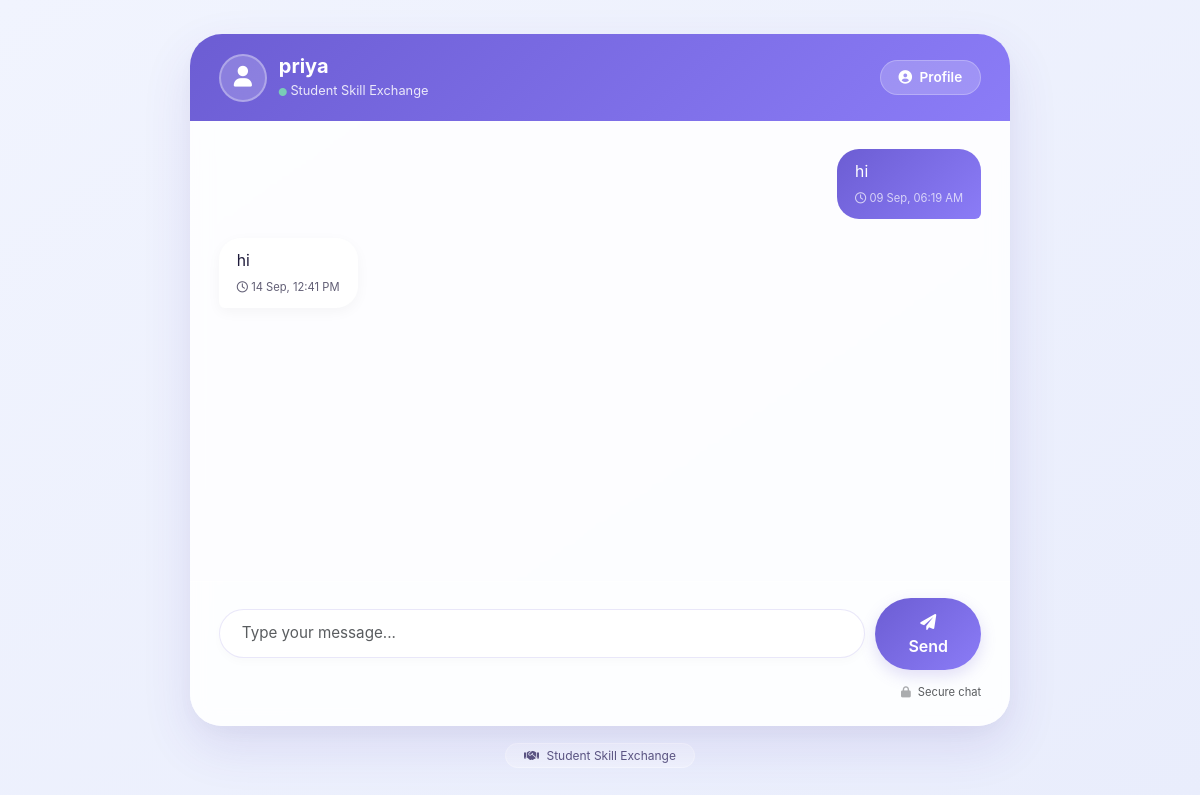
Screenshot of /messages/3/ (signed in) with the database file from the repository.
### exchange/models.py (models this page shows)
class StudentProfile(models.Model):
    user = models.OneToOneField(User, on_delete=models.CASCADE)
    phone = models.CharField(max_length=15, blank=True)
    bio = models.TextField(blank=True)
    education = models.CharField(max_length=200, blank=True)
    location = models.CharField(max_length=100, blank=True)
    profile_picture = models.ImageField(
        upload_to='profile_pictures/',
        blank=True,
        null=True
    )

class Message(models.Model):
    sender = models.ForeignKey(
        StudentProfile,
        on_delete=models.CASCADE,
        related_name='sent_messages'
    )
    receiver = models.ForeignKey(
        StudentProfile,
        on_delete=models.CASCADE,
        related_name='received_messages'
    )
    content = models.TextField()
    created_at = models.DateTimeField(
        auto_now_add=True
    )
    is_read = models.BooleanField(
        default=False
    )

### exchange/views.py (the view)
# urls.py: path( 'messages/<int:student_id>/', views.messages_view, name='messages' ),
def messages_view(request, student_id):
    if not request.user.is_authenticated:
        return redirect("login")
    current_student = StudentProfile.objects.get(
        user=request.user
    )
    other_student = StudentProfile.objects.get(
        id=student_id
    )
    messages = Message.objects.filter(
        sender=current_student,
        receiver=other_student
    ) | Message.objects.filter(
        sender=other_student,
        receiver=current_student
    )
    messages = messages.order_by("created_at")
    Message.objects.filter(
        sender=other_student,
        receiver=current_student,
        is_read=False
    ).update(
        is_read=True
    )
    return render(
        request,
        "messages.html",
        {
            "other_student": other_student,
            "messages": messages
        }
    )

### exchange/templates/messages.html (shortened to what this page needs)
<!DOCTYPE html>
<html lang="en">
<head>
<link
    href="https://cdn.jsdelivr.net/npm/bootstrap@5.3.3/dist/css/bootstrap.min.css"
    rel="stylesheet"
/>
<link
    rel="stylesheet"
    href="https://cdnjs.cloudflare.com/ajax/libs/font-awesome/6.0.0-beta3/css/all.min.css"
/>
</head>
<body>
<div class="chat-container">
<div class="card chat-card">
    <div class="chat-header">
        <div class="d-flex justify-content-between align-items-center flex-wrap gap-2">
            <div class="header-left">
                <div class="avatar-circle">
                    <i class="fas fa-user"></i>
                </div>
                <div>
                    <h4>
                        {{ other_student.user.username }}
                    </h4>
                    <div class="sub-text">
                        <i
                            class="fas fa-circle"
                            style="color:#7be0b0; font-size:0.5rem;"
                        ></i>
                        Student Skill Exchange
                    </div>
                </div>
            </div>
            <a
                href="{% url 'student_profile' other_student.id %}"
                class="btn-profile"
            >
                <i class="fas fa-user-circle me-1"></i>
                Profile
            </a>
        </div>
    </div>
    <div class="chat-body" id="chatBody">
        {% if messages %}
            {% for message in messages %}
                {% if message.sender.user == request.user %}
                    <div class="message sent">
                        <div class="message-box">
                            <div class="message-content">
                                {{ message.content }}
                            </div>
                            <div class="message-time">
                                <i class="far fa-clock"></i>
                                {{ message.created_at|date:"d M, h:i A" }}
                            </div>
                        </div>
                    </div>
                {% else %}
                    <div class="message received">
                        <div class="message-box">
                            <div class="message-content">
                                {{ message.content }}
                            </div>
                            <div class="message-time">
                                <i class="far fa-clock"></i>
                                {{ message.created_at|date:"d M, h:i A" }}
                            </div>
                        </div>
                    </div>
                {% endif %}
            {% endfor %}
        {% endif %}
    </div>
    <div class="chat-footer">
        <form
            method="POST"
            action="{% url 'send_message' other_student.id %}"
            class="input-group-custom"
        >
            <input
                type="text"
                name="content"
                class="form-control message-input"
                placeholder="Type your message..."
                required
                autocomplete="off"
            />
            <button
                type="submit"
                class="send-btn"
            >
                <i class="fas fa-paper-plane"></i>
                Send
            </button>
        </form>
        <div class="mt-2 text-end">
            <small
                class="text-muted"
                style="font-size:0.7rem;"
            >
                <i
                    class="fas fa-lock me-1"
                    style="opacity:0.5;"
                ></i>
                Secure chat
            </small>
        </div>
    </div>
</div>
<div class="text-center mt-3">
    <span
        style="
        background:rgba(255,255,255,0.3);
        padding:4px 18px;
        border-radius:60px;
        font-size:0.75rem;
        color:#5b5580;
        border:1px solid rgba(255,255,255,0.4);
        "
    >
        <i class="fas fa-handshake me-1"></i>
        Student Skill Exchange
    </span>
</div>
</div>
</body>
</html>

### exchange/templates/messages.html (style rules this page uses)
body { background: linear-gradient(145deg, #f1f4fe 0%, #e9edfc 100%); min-height: 100vh; font-family: 'Inter', system-ui, sans-serif; display: flex; align-items: center; justify-content: center; padding: 1.5rem; }
.chat-container { max-width: 820px; width: 100%; margin: 0 auto; }
.chat-card { border: none; border-radius: 32px; overflow: hidden; background: rgba(255, 255, 255, 0.75); backdrop-filter: blur(10px); box-shadow: 0 20px 50px rgba(80, 60, 170, 0.12), 0 8px 24px rgba(0, 0, 0, 0.03); }
.chat-header { background: linear-gradient(135deg, #6c5dd3 0%, #8b7cf7 100%); padding: 1.2rem 1.8rem; color: white; }
.header-left { display: flex; align-items: center; gap: 12px; }
.avatar-circle { width: 48px; height: 48px; border-radius: 50%; background: rgba(255, 255, 255, 0.2); display: flex; align-items: center; justify-content: center; font-size: 1.3rem; color: white; border: 2px solid rgba(255, 255, 255, 0.3); }
.chat-header h4 { margin: 0; font-weight: 700; font-size: 1.25rem; }
.sub-text { font-size: 0.8rem; opacity: 0.85; margin-top: 3px; }
.btn-profile { background: rgba(255, 255, 255, 0.2); border: 1px solid rgba(255, 255, 255, 0.25); border-radius: 40px; padding: 6px 18px; font-weight: 600; font-size: 0.85rem; color: white; text-decoration: none; transition: 0.2s; }
.chat-body { background: rgba(255, 255, 255, 0.4); min-height: 460px; max-height: 520px; overflow-y: auto; padding: 1.8rem; scroll-behavior: smooth; }
.message { margin-bottom: 1.2rem; display: flex; }
.message.sent { justify-content: flex-end; }
.message.received { justify-content: flex-start; }
.message-box { max-width: 76%; padding: 12px 18px; border-radius: 22px; word-break: break-word; }
.sent .message-box { background: linear-gradient(135deg, #6c5dd3, #8b7cf7); color: white; border-bottom-right-radius: 6px; }
.received .message-box { background: white; color: #1e1a3a; border-bottom-left-radius: 6px; box-shadow: 0 4px 14px rgba(0, 0, 0, 0.04); }
.message-content { font-size: 0.98rem; line-height: 1.45; }
.message-time { font-size: 0.7rem; opacity: 0.7; margin-top: 6px; }
.sent .message-time { text-align: right; }
.chat-footer { background: rgba(255, 255, 255, 0.6); padding: 1rem 1.8rem 1.5rem; border-top: 1px solid rgba(255, 255, 255, 0.5); }
.input-group-custom { display: flex; gap: 10px; align-items: center; }
.message-input { border-radius: 60px; padding: 12px 22px; border: 1px solid rgba(108, 93, 211, 0.15); background: white; font-size: 0.95rem; box-shadow: 0 4px 10px rgba(0, 0, 0, 0.02); }
.send-btn { border-radius: 60px; padding: 12px 28px; background: linear-gradient(135deg, #6c5dd3, #8b7cf7); color: white; border: none; font-weight: 600; box-shadow: 0 6px 16px rgba(108, 93, 211, 0.2); }

### rows the page displays
StudentProfile: user.username "priya"
Message: content "hi", created_at "09 Sep, 06:19 AM"
Message: content "hi", created_at "14 Sep, 12:41 PM"
